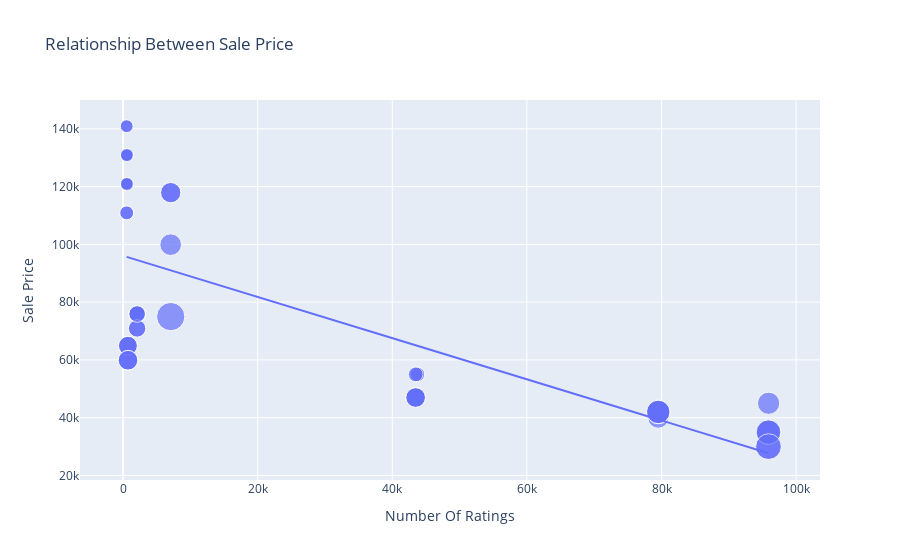

The notebook cell this image was saved under:
### Code cell
#DataFrame
figure = px.scatter(
    df,
    x='Number Of Ratings',
    y='Sale Price',
    size='Discount Percentage',  
    trendline='ols', 
    title='Relationship Between Sale Price'
)
figure.show()
